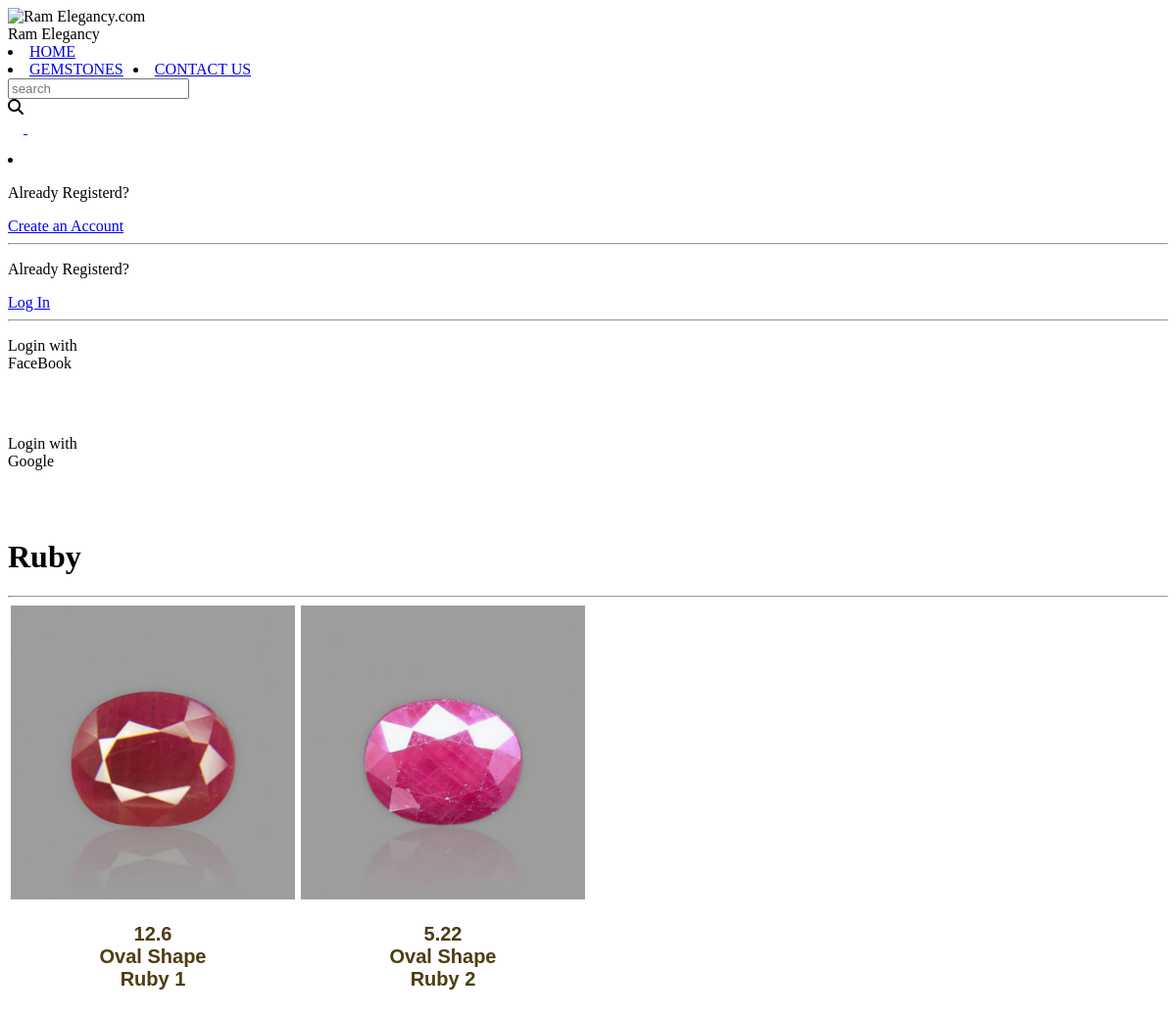
The page /ram_app/ruby/ on the database its author committed.
### ram_app/models.py (models this page shows, shortened)
class P_ruby(models.Model):
    ruby_id=models.AutoField
    ruby_name=models.CharField(max_length=30)
    image=models.ImageField(upload_to="ruby_images",default="")
    d_color=models.CharField(max_length=30)
    d_clearity=models.CharField(max_length=20)
    d_shape=models.CharField(max_length=20)
    d_carat=models.CharField(max_length=20)
    price=models.IntegerField(default=0)
    d_desc=models.CharField(max_length=30)
    pub_date=models.DateField()

### ram_app/views.py (the view)
# urls.py: path('ruby/',views.ruby, name="Ruby"),
def ruby(request):
    ruby_list=P_ruby.objects.all()
    n= len(ruby_list)
    nSlides= n//4 + ceil((n/4) + (n//4))
    params={'no_of_slides':nSlides, 'range':range(1,nSlides), 'ruby_list':ruby_list}
    return render(request,'ram_app/ruby.html',params)

### ram_app/templates/ram_app/ruby.html
{% extends 'ram_app/basic.html' %}
{% load static %}
{% block css %}
<link rel="stylesheet" href="{% static 'r_assets/rcss/style.css' %}">{% endblock %}
{% block body %}
<h1>Ruby</h1>
<hr>
<div class="e-container">
    <div class="e-row">
        {% for i in ruby_list %}
        <div class="e-col">
            <a href="prodview" style="text-decoration: none;"><img src="/media/{{i.image}}" alt="...">
                <p>{{i.d_carat}}<br>{{i.d_shape}}<br>{{i.ruby_name}}</p>
        </div></a>
        {% endfor %}
    </div>
</div>
{% endblock %}

### ram_app/static/r_assets/rcss/style.css (style rules this page uses)
* { box-sizing: border-box; }
.e-container { justify-content: center; align-items: center; }
.e-container .e-row { display: flex; flex-wrap: wrap; }
.e-container .e-row .e-col img { height: 300px; width: 290px; }
.e-col { width: 25%; text-align: center; }
.e-container { max-width: 1270px; margin: 0 auto; }
.e-container .e-row .e-col p { font-family: 'Merriweather Sans', sans-serif; font-size: 20px; font-style: bold; font-weight: 600; color: rgb(78, 61, 16); }

### rows shown on the page
P_ruby: image (picture), d_carat "12.6", d_shape "Oval Shape", ruby_name "Ruby 1"
P_ruby: image (picture), d_carat "5.22", d_shape "Oval Shape", ruby_name "Ruby 2"
